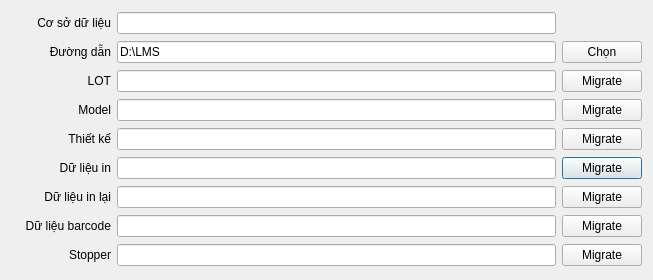
<?xml version="1.0" encoding="UTF-8"?>
<ui version="4.0">
 <class>MigrationDialog</class>
 <widget class="QDialog" name="MigrationDialog">
  <property name="geometry">
   <rect>
    <x>0</x>
    <y>0</y>
    <width>653</width>
    <height>280</height>
   </rect>
  </property>
  <property name="windowTitle">
   <string>Migration</string>
  </property>
  <layout class="QGridLayout" name="gridLayout_2">
   <item row="8" column="1">
    <widget class="XLabel" name="label_7">
     <property name="text">
      <string>Stopper</string>
     </property>
     <property name="alignment">
      <set>Qt::AlignmentFlag::AlignRight|Qt::AlignmentFlag::AlignTrailing|Qt::AlignmentFlag::AlignVCenter</set>
     </property>
    </widget>
   </item>
   <item row="2" column="1">
    <widget class="XLabel" name="label_4">
     <property name="text">
      <string>LOT</string>
     </property>
     <property name="alignment">
      <set>Qt::AlignmentFlag::AlignRight|Qt::AlignmentFlag::AlignTrailing|Qt::AlignmentFlag::AlignVCenter</set>
     </property>
    </widget>
   </item>
   <item row="5" column="1">
    <widget class="XLabel" name="label_8">
     <property name="text">
      <string>Dữ liệu in</string>
     </property>
     <property name="alignment">
      <set>Qt::AlignmentFlag::AlignRight|Qt::AlignmentFlag::AlignTrailing|Qt::AlignmentFlag::AlignVCenter</set>
     </property>
    </widget>
   </item>
   <item row="5" column="3">
    <widget class="XPushButton" name="btnMigratePrintData">
     <property name="text">
      <string>Migrate</string>
     </property>
    </widget>
   </item>
   <item row="3" column="3">
    <widget class="XPushButton" name="btnMigrateModels">
     <property name="text">
      <string>Migrate</string>
     </property>
    </widget>
   </item>
   <item row="1" column="1">
    <widget class="XLabel" name="label_2">
     <property name="minimumSize">
      <size>
       <width>100</width>
       <height>0</height>
      </size>
     </property>
     <property name="text">
      <string>Đường dẫn</string>
     </property>
     <property name="alignment">
      <set>Qt::AlignmentFlag::AlignRight|Qt::AlignmentFlag::AlignTrailing|Qt::AlignmentFlag::AlignVCenter</set>
     </property>
    </widget>
   </item>
   <item row="3" column="2">
    <widget class="XLineEdit" name="txtModelDir"/>
   </item>
   <item row="4" column="1">
    <widget class="XLabel" name="label_6">
     <property name="text">
      <string>Thiết kế</string>
     </property>
     <property name="alignment">
      <set>Qt::AlignmentFlag::AlignRight|Qt::AlignmentFlag::AlignTrailing|Qt::AlignmentFlag::AlignVCenter</set>
     </property>
    </widget>
   </item>
   <item row="1" column="2">
    <widget class="XLineEdit" name="txtRootDir">
     <property name="text">
      <string>D:\LMS</string>
     </property>
    </widget>
   </item>
   <item row="1" column="3">
    <widget class="XPushButton" name="btnBrowseDataDir">
     <property name="text">
      <string>Chọn</string>
     </property>
    </widget>
   </item>
   <item row="6" column="2">
    <widget class="XLineEdit" name="txtRePrintLogDir"/>
   </item>
   <item row="4" column="2">
    <widget class="XLineEdit" name="txtDesinDir"/>
   </item>
   <item row="7" column="1">
    <widget class="XLabel" name="label">
     <property name="text">
      <string>Dữ liệu barcode</string>
     </property>
     <property name="alignment">
      <set>Qt::AlignmentFlag::AlignRight|Qt::AlignmentFlag::AlignTrailing|Qt::AlignmentFlag::AlignVCenter</set>
     </property>
    </widget>
   </item>
   <item row="2" column="2">
    <widget class="XLineEdit" name="txtLOTDir"/>
   </item>
   <item row="2" column="3">
    <widget class="XPushButton" name="btnMigrateLOTs">
     <property name="text">
      <string>Migrate</string>
     </property>
    </widget>
   </item>
   <item row="7" column="2">
    <widget class="XLineEdit" name="txtBarcodeDir"/>
   </item>
   <item row="5" column="2">
    <widget class="XLineEdit" name="txtPrintLogDir"/>
   </item>
   <item row="8" column="2">
    <widget class="XLineEdit" name="txtStopperFile"/>
   </item>
   <item row="6" column="1">
    <widget class="XLabel" name="label_9">
     <property name="text">
      <string>Dữ liệu in lại</string>
     </property>
     <property name="alignment">
      <set>Qt::AlignmentFlag::AlignRight|Qt::AlignmentFlag::AlignTrailing|Qt::AlignmentFlag::AlignVCenter</set>
     </property>
    </widget>
   </item>
   <item row="8" column="3">
    <widget class="XPushButton" name="btnMigrateStoppers">
     <property name="text">
      <string>Migrate</string>
     </property>
    </widget>
   </item>
   <item row="6" column="3">
    <widget class="XPushButton" name="btnMigrateRePrintData">
     <property name="text">
      <string>Migrate</string>
     </property>
    </widget>
   </item>
   <item row="4" column="3">
    <widget class="XPushButton" name="btnMigrateDesigns">
     <property name="text">
      <string>Migrate</string>
     </property>
    </widget>
   </item>
   <item row="3" column="1">
    <widget class="XLabel" name="label_5">
     <property name="text">
      <string>Model</string>
     </property>
     <property name="alignment">
      <set>Qt::AlignmentFlag::AlignRight|Qt::AlignmentFlag::AlignTrailing|Qt::AlignmentFlag::AlignVCenter</set>
     </property>
    </widget>
   </item>
   <item row="7" column="3">
    <widget class="XPushButton" name="btnMigrateBarcode">
     <property name="text">
      <string>Migrate</string>
     </property>
    </widget>
   </item>
   <item row="0" column="1">
    <widget class="XLabel" name="label_3">
     <property name="text">
      <string>Cơ sở dữ liệu</string>
     </property>
     <property name="alignment">
      <set>Qt::AlignmentFlag::AlignRight|Qt::AlignmentFlag::AlignTrailing|Qt::AlignmentFlag::AlignVCenter</set>
     </property>
    </widget>
   </item>
   <item row="0" column="2">
    <widget class="XLineEdit" name="txtDBFile"/>
   </item>
  </layout>
 </widget>
 <customwidgets>
  <customwidget>
   <class>XLabel</class>
   <extends>QLabel</extends>
   <header>XLabel.h</header>
  </customwidget>
  <customwidget>
   <class>XLineEdit</class>
   <extends>QLineEdit</extends>
   <header>XLineEdit.h</header>
  </customwidget>
  <customwidget>
   <class>XPushButton</class>
   <extends>QPushButton</extends>
   <header>XPushButton.h</header>
  </customwidget>
 </customwidgets>
 <resources/>
 <connections/>
</ui>
